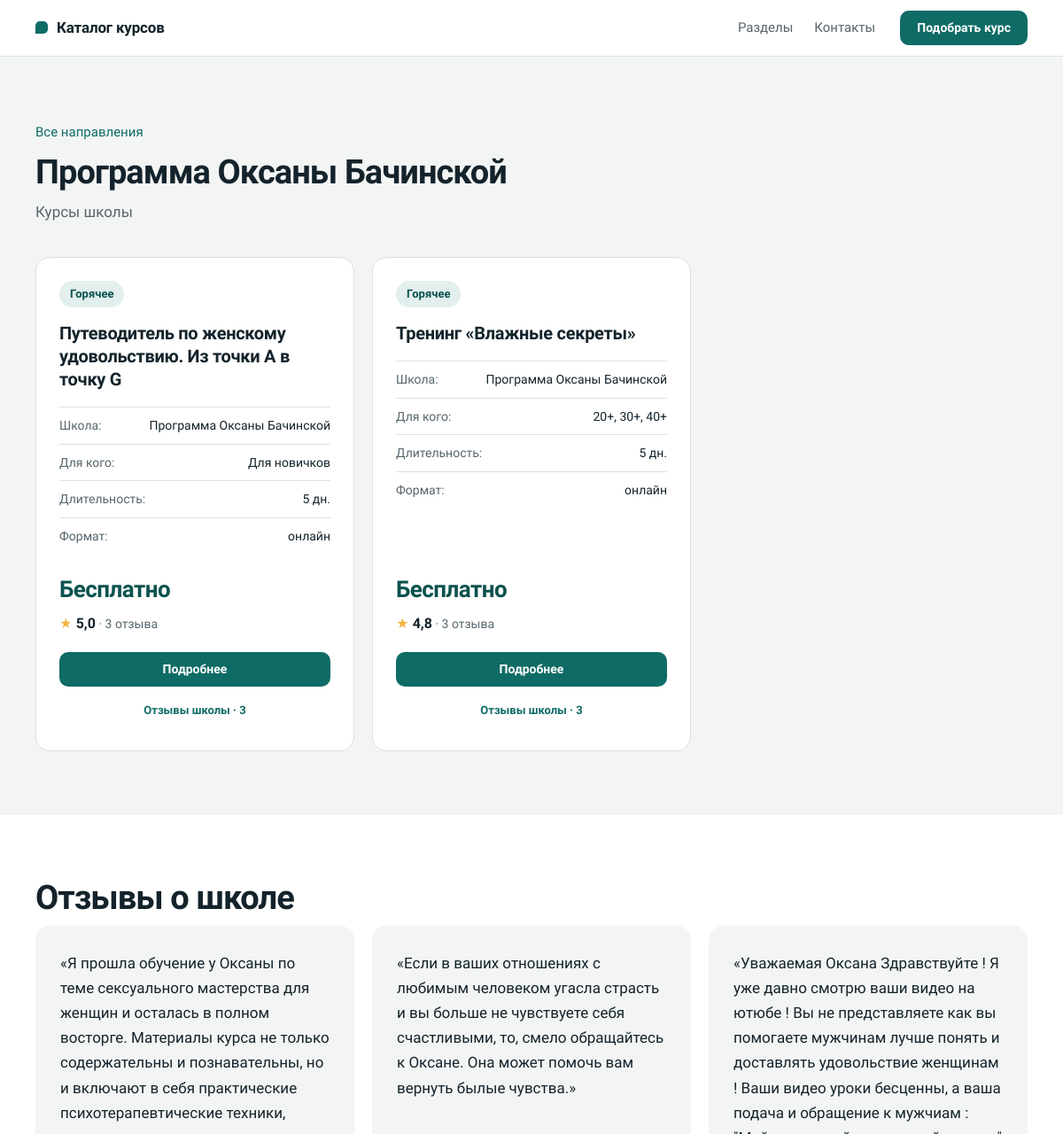
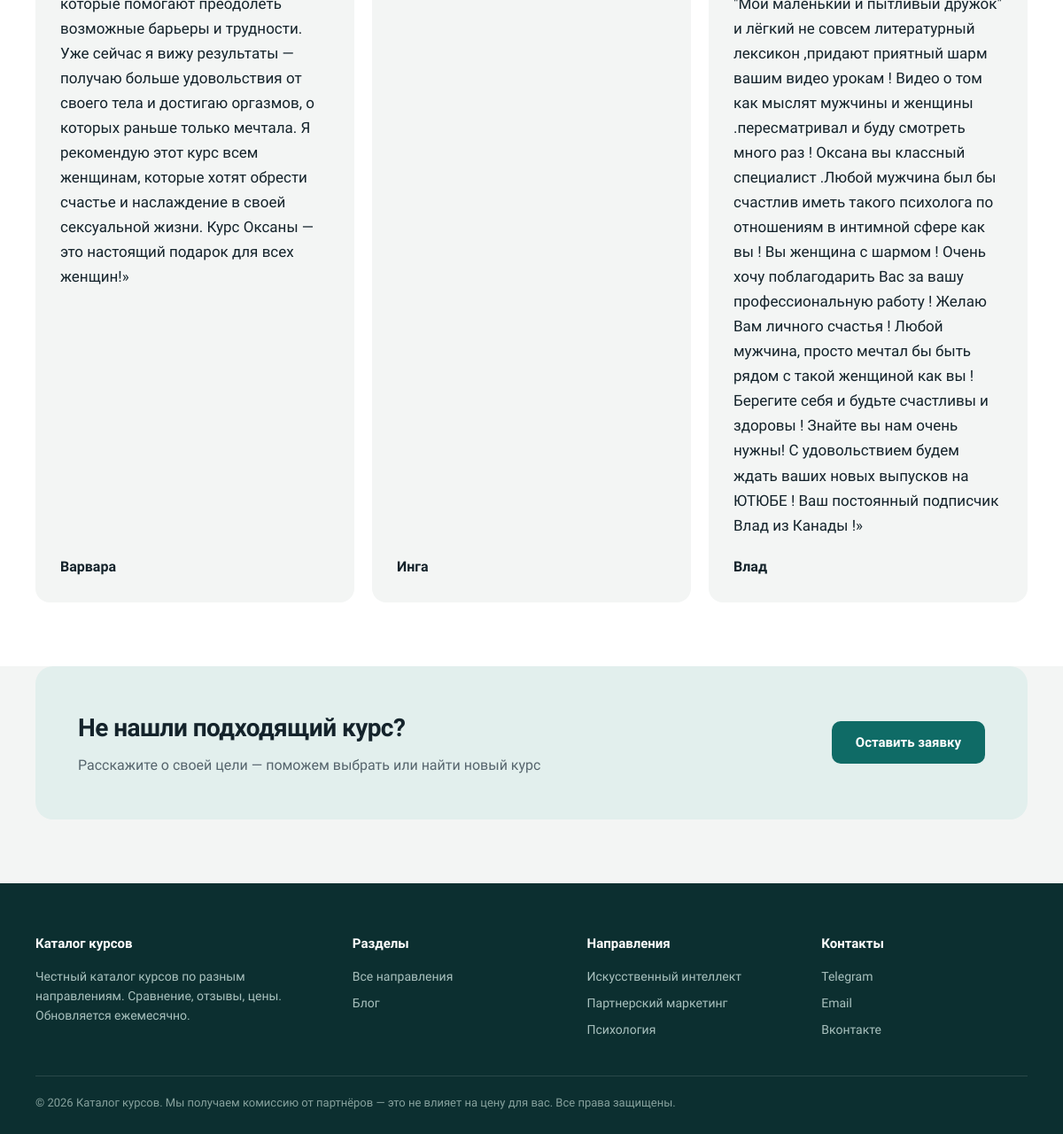
The app's page /shkoly/shkola-4/ with its own data (2 pictures, top to bottom).
### refy/models.py (models this page shows, shortened)
class School(models.Model):
    title = models.CharField('Название', max_length=120, unique=True)
    slug = models.SlugField('Адрес страницы', max_length=120, unique=True, null=True, blank=True)
    class Meta:
        ordering = ['title']
        verbose_name = 'Школа'
        verbose_name_plural = 'Школы'
    def __init__(self, *args, **kwargs):
        super().__init__(*args, **kwargs)
        self._old_title = self.title

class Course(models.Model):
    FORMATS = [('online', 'Онлайн'), ('webinar', 'Вебинар'), ('hybrid', 'Гибрид (онлайн + вебинар)')]
    tag = models.CharField('Тег', max_length=60, blank=True)
    title = models.CharField('Название', max_length=200)
    slug = models.SlugField('Адрес страницы', max_length=200, unique=True, null=True, blank=True)
    school = models.CharField('Школа', max_length=120)
    audience = models.CharField('Аудитория', max_length=120, blank=True)
    duration_months = models.PositiveSmallIntegerField('Продолжительность (месяцы)', null=True, blank=True)
    duration_days = models.PositiveSmallIntegerField('Продолжительность (дни)', null=True, blank=True)
    format = models.CharField('Формат', max_length=10, choices=FORMATS, default='online')
    format_note = models.CharField("Примечание к формату", max_length=80, blank=True)
    document = models.CharField('Выдаваемый Документ', max_length=60, blank=True)
    price = models.CharField('Цена', max_length=60, blank=True)
    installment = models.BooleanField('Рассрочка', default=False)
    rating = models.DecimalField('Рейтинг', max_digits=2, decimal_places=1, null=True, blank=True)
    details_url = models.URLField('Ссылка на детали', blank=True)
    position = models.PositiveIntegerField('Порядок', default=0)
    is_active = models.BooleanField('Активен', default=True)
    class Meta:
        ordering = ['position', 'title']
        verbose_name = 'Курс'
        verbose_name_plural = 'Курсы'
    @property
    def is_online(self):
        return self.format == 'online'
    @property
    def has_diploma(self):
        return 'диплом' in self.document.lower()
    @property
    def duration_display(self):
        if self.duration_months:
            return f'{self.duration_months} мес.'
        if self.duration_days:
            return f'{self.duration_days} дн.'
        return ''
    @property
    def is_short(self):
        if self.duration_months:
            return self.duration_months <= 6
        if self.duration_days:
            return self.duration_days <= 180
        return False

class SchoolReview(models.Model):
    school = models.ForeignKey(School, related_name='reviews',
                               on_delete=models.CASCADE, verbose_name='Школа')
    author = models.CharField('Автор', max_length=120)
    text = models.TextField('Текст отзыва')
    class Meta:
        verbose_name = 'Отзыв о школе'
        verbose_name_plural = 'Отзывы о школах'

class Section(models.Model):
    category = models.ForeignKey(Category, related_name='sections', null=True,
                                 on_delete=models.PROTECT,
                                 verbose_name='Главный раздел')
    title = models.CharField('Название', max_length=120)
    slug = models.SlugField(unique=True)
    summary = models.CharField('Краткое описание', max_length=200, blank=True)
    icon = models.FileField('Иконка', upload_to='refy/icons/', blank=True)
    seo_title = models.CharField(max_length=160, blank=True)
    seo_description = models.CharField(max_length=300, blank=True)
    seo_text = models.TextField('SEO-текст (HTML)', blank=True)
    position = models.PositiveIntegerField('Порядок', default=0)
    is_active = models.BooleanField('Показывать', default=True)
    class Meta:
        ordering = ['position', 'title']
        verbose_name = 'Раздел'
        verbose_name_plural = 'Разделы'
    def get_absolute_url(self):
        if self.category_id:
            return reverse('refy:section', args=[self.category.slug, self.slug])
        return reverse('refy:home')

### refy/views.py (the view)
# urls.py: path('shkoly/<slug:slug>/', views.school_detail, name='school'),
def school_detail(request, slug):
    obj = get_object_or_404(School, slug=slug)
    courses = with_review_flags(Course.objects.filter(is_active=True, school=obj.title))
    return render(request, 'refy/school.html', {
        'school': obj,
        'courses': courses,
        'reviews': obj.reviews.all(),
    })

### refy/context_processors.py (called while the page is built)
def nav_sections(request):
    return {'nav_sections': Section.objects.filter(is_active=True)[:8]}

### refy/templatetags/refy_extras.py (called while the page is built)
@register.filter
def ru_plural(n, forms):
    one, few, many = forms.split(',')
    n = abs(int(n))
    if 11 <= n % 100 <= 14:
        return many
    if n % 10 == 1:
        return one
    if 2 <= n % 10 <= 4:
        return few
    return many

### refy/views.py (called while the page is built)
def with_review_flags(qs):
    return qs.annotate(
        reviews_n=Count('reviews', distinct=True),
        school_reviews_n=Coalesce(Subquery(
            SchoolReview.objects.filter(school__title=OuterRef('school'))
            .order_by().values('school__title').annotate(n=Count('pk')).values('n')[:1]
        ), 0),
        school_slug=Subquery(
            School.objects.filter(title=OuterRef('school'), reviews__isnull=False).values('slug')[:1]
        ),
    )

### refy/templates/refy/school.html (shortened to what this page needs)
{% extends 'refy/base.html' %}
{% block content %}
<section>
  <div class="container">
    <a class="crumb" href="{% url 'refy:home' %}#sections">Все направления</a>
    <h1 class="section-title">{{ school.title }}</h1>
    <p class="section-sub">Курсы школы</p>
    <div class="cards-grid">
      {% for c in courses %}{% include 'refy/_course_card.html' %}{% empty %}<p>Курсы школы скоро появятся.</p>{% endfor %}
    </div>
  </div>
</section>
{% if reviews %}
<section id="reviews" class="alt">
  <div class="container">
    <h2 class="section-title">Отзывы о школе</h2>
    <div class="reviews-grid">
      {% for r in reviews %}
      <div class="review"><p class="review-text">«{{ r.text }}»</p><div class="review-author">{{ r.author }}</div></div>
      {% endfor %}
    </div>
  </div>
</section>
{% endif %}
{% include 'refy/_cta.html' %}
{% endblock %}

### refy/templates/refy/base.html (shortened to what this page needs)
{% load static %}<!DOCTYPE html>
<html lang="ru">
<head>
<link rel="stylesheet" href="{% static 'css/style.css' %}">
</head>
<body>
<header>
  <div class="container header-inner">
    <a href="{% url 'refy:home' %}" class="logo">Каталог курсов</a>
    <nav aria-label="Основное меню">
      <a href="{% url 'refy:home' %}#sections">Разделы</a>
      <a href="#contacts">Контакты</a>
    </nav>
    <a href="{% url 'refy:home' %}#sections" class="btn btn-primary btn-small hd-cta">Подобрать курс</a>
  </div>
</header>
{% block content %}{% endblock %}
<footer id="contacts">
  <div class="container">
    <div class="footer-grid">
      <div>
        <h4>Каталог курсов</h4>
        <p>Честный каталог курсов по разным направлениям. Сравнение, отзывы, цены. Обновляется ежемесячно.</p>
      </div>
      <div>
        <h4>Разделы</h4>
        <a href="{% url 'refy:home' %}#sections">Все направления</a>
        <a href="#">Блог</a>
      </div>
      <div>
        <h4>Направления</h4>
        {% for s in nav_sections %}<a href="{{ s.get_absolute_url }}">{{ s.title }}</a>{% endfor %}
      </div>
      <div>
        <h4>Контакты</h4>
        <a href="https://t.me/">Telegram</a>
        <a href="mailto:info@psihologiakursy.ru">Email</a>
        <a href="#">Вконтакте</a>
      </div>
    </div>
    <div class="footer-bottom">
      © {% now "Y" %} Каталог курсов. Мы получаем комиссию от партнёров — это не влияет на цену для вас. Все права защищены.
    </div>
  </div>
</footer>
</body>
</html>

### refy/templates/refy/_course_card.html (shortened to what this page needs)
{% load refy_extras %}<article class="card"{% if c.is_online %} data-online="1"{% endif %}{% if c.has_diploma %} data-diploma="1"{% endif %}{% if c.is_short %} data-short="1"{% endif %}>
  {% if c.tag %}<span class="card-tag">{{ c.tag }}</span>{% endif %}
  <h3>{{ c.title }}</h3>
  <div class="card-meta"><strong>Школа:</strong> {{ c.school }}</div>
  {% if c.audience %}<div class="card-meta"><strong>Для кого:</strong> {{ c.audience }}</div>{% endif %}
  <div class="card-meta"><strong>Длительность:</strong> {{ c.duration_display }}</div>
  <div class="card-meta"><strong>Формат:</strong> {{ c.get_format_display|lower }}{% if c.format_note %} + {{ c.format_note }}{% endif %}</div>
  <div class="card-price">{{ c.price|default:"Цена по запросу" }}{% if c.installment %} <small>или рассрочка</small>{% endif %}</div>
  {% if c.rating %}<div class="card-rating"><b>{{ c.rating }}</b>{% with total=c.reviews_n|add:c.school_reviews_n %}{% if total %} · {{ total }} {{ total|ru_plural:"отзыв,отзыва,отзывов" }}{% endif %}{% endwith %}</div>{% endif %}
  <div class="card-actions">
    {% if c.details_url %}<a href="{{ c.details_url }}" target="_blank" rel="nofollow sponsored noopener" class="btn btn-primary btn-small">Подробнее</a>{% endif %}
    {% if c.reviews_n or c.school_slug %}<div class="card-reviews">
      {% if c.school_slug %}<a href="{% url 'refy:school' c.school_slug %}#reviews" class="btn btn-outline btn-small">Отзывы школы · {{ c.school_reviews_n }}</a>{% endif %}
    </div>{% endif %}
  </div>
</article>

### static/css/style.css (style rules this page uses)
:root { --bg:#f3f5f4;--ink:#14232b;--muted:#56656d;--line:#dbe2e0;--teal:#0f6b66;--teal-d:#0b524e;--tint:#e2efed;--deep:#0c2f30;--amber:#f0b33f }
* { margin:0;padding:0;box-sizing:border-box }
html { scroll-behavior:smooth;scroll-padding-top:72px }
body { font-family:'Onest',system-ui,-apple-system,'Segoe UI',sans-serif;color:var(--ink);background:var(--bg);line-height:1.6;-webkit-font-smoothing:antialiased }
.container { max-width:1160px;margin:0 auto;padding:0 20px }
header { background:rgba(255,255,255,.94);backdrop-filter:blur(8px);border-bottom:1px solid var(--line);position:sticky;top:0;z-index:100 }
.header-inner { display:flex;align-items:center;gap:28px;padding-block:12px }
.logo { display:flex;align-items:center;gap:10px;font-weight:700;font-size:17px;color:var(--ink);text-decoration:none;letter-spacing:-.01em }
.logo::before { content:"";width:14px;height:14px;border-radius:5px 5px 5px 0;background:var(--teal) }
nav { display:flex;gap:24px;margin-left:auto;font-size:15px }
nav a { color:var(--muted);text-decoration:none;font-weight:500;padding:6px 0;transition:color .2s }
.btn { display:inline-flex;align-items:center;justify-content:center;gap:8px;padding:14px 26px;border:1.5px solid transparent;border-radius:10px;font-family:inherit;font-size:15px;font-weight:600;line-height:1.2;cursor:pointer;text-decoration:none;transition:background .2s,color .2s,border-color .2s }
.btn-primary { background:var(--teal);color:#fff }
.btn-outline { color:var(--teal);border-color:var(--line);background:#fff }
.btn-small { padding:10px 18px;font-size:14px }
section { padding:72px 0 }
.alt { background:#fff }
.section-title { font-size:clamp(26px,3.4vw,38px);font-weight:800;letter-spacing:-.025em;line-height:1.15;margin-bottom:10px }
.section-sub { color:var(--muted);margin-bottom:36px;font-size:17px }
.cards-grid { display:grid;grid-template-columns:repeat(auto-fill,minmax(330px,1fr));gap:20px }
.card { display:flex;flex-direction:column;background:#fff;border:1px solid var(--line);border-radius:16px;padding:26px;transition:border-color .2s }
.card-tag { align-self:flex-start;background:var(--tint);color:var(--teal-d);font-size:13px;font-weight:600;padding:5px 12px;border-radius:999px;margin-bottom:16px }
.card h3 { font-size:20px;font-weight:700;line-height:1.3;letter-spacing:-.015em;margin-bottom:18px }
.card-meta { display:flex;justify-content:space-between;gap:16px;font-size:14px;padding:9px 0;border-top:1px solid var(--line);text-align:right }
.card-meta strong { color:var(--muted);font-weight:500;text-align:left }
.card-price { font-size:26px;font-weight:800;letter-spacing:-.02em;margin:20px 0 4px;color:var(--teal-d) }
.card-rating { font-size:14px;color:var(--muted);margin-bottom:20px }
.card-rating b { color:var(--ink);font-size:16px }
.card-rating::before { content:"\2605";color:var(--amber);margin-right:4px }
.card-actions { display:grid;gap:8px;margin-top:auto }
.card .btn-outline { border-color:transparent;background:none }
.reviews-grid { display:grid;grid-template-columns:repeat(auto-fit,minmax(280px,1fr));gap:20px }
.review { background:var(--bg);border-radius:16px;padding:28px;display:flex;flex-direction:column }
.review-text { font-size:17px;line-height:1.65;margin-bottom:20px }
.review-author { font-weight:700;margin-top:auto }
footer { background:var(--deep);color:#a9c1be;padding:56px 0 24px;font-size:14px }
footer h4 { color:#fff;font-size:15px;font-weight:700;margin-bottom:14px }
footer a { display:block;color:#a9c1be;text-decoration:none;margin-bottom:8px }
.footer-grid { display:grid;grid-template-columns:1.4fr 1fr 1fr 1fr;gap:32px;margin-bottom:32px }
.footer-bottom { border-top:1px solid rgba(255,255,255,.12);padding-top:20px;font-size:13px;color:#86a19d }
.crumb { display:inline-block;margin-bottom:12px;color:var(--teal);text-decoration:none;font-weight:500;font-size:15px }
.card-reviews { display:flex;gap:8px }
.card-reviews .btn { flex:1 1 0;min-width:0;padding:10px 6px;font-size:13px;white-space:nowrap;overflow:hidden;text-overflow:ellipsis }
.card-price { margin-top:auto;padding-top:20px }
.card-rating { margin-bottom:0 }
.card-actions { margin-top:0;padding-top:20px }

### records on screen
School: title "Программа Оксаны Бачинской"
Course: tag "Горячее", title "Путеводитель по женскому удовольствию. Из точки А в точку G", school "Программа Оксаны Бачинской", audience "Для новичков", duration_display "5 дн.", format "онлайн", price "Бесплатно", rating "5,0", c "3", value "отзыва", school_reviews_n "3"
Course: tag "Горячее", title "Тренинг «Влажные секреты»", school "Программа Оксаны Бачинской", audience "20+, 30+, 40+", duration_display "5 дн.", format "онлайн", price "Бесплатно", rating "4,8", c "3", value "отзыва", school_reviews_n "3"
SchoolReview: text "Я прошла обучение у Оксаны по теме сексуального мастерства для женщин и осталась в полном восторге. Материалы курса не только содержательны и познавательны, но и включают в себя практические психотерапевтические техники, которые помогают преодолеть возможные барьеры и трудности. Уже сейчас я вижу результаты — получаю больше удовольствия от своего тела и достигаю оргазмов, о которых раньше только мечтала. Я рекомендую этот курс всем женщинам, которые хотят обрести счастье и наслаждение в своей сексуальной жизни. Курс Оксаны — это настоящий подарок для всех женщин!", author "Варвара"
SchoolReview: text "Если в ваших отношениях с любимым человеком угасла страсть и вы больше не чувствуете себя счастливыми, то, смело обращайтесь к Оксане. Она может помочь вам вернуть былые чувства.", author "Инга"
SchoolReview: text "Уважаемая Оксана Здравствуйте ! Я уже давно смотрю ваши видео на ютюбе ! Вы не представляете как вы помогаете мужчинам лучше понять и доставлять удовольствие женщинам ! Ваши видео уроки бесценны, а ваша подача и обращение к мужчиам : \"Мой маленький и пытливый дружок\" и лёгкий не совсем литературный лексикон ,придают приятный шарм вашим видео урокам ! Видео о том как мыслят мужчины и женщины .пересматривал и буду смотреть много раз ! Оксана вы классный специалист .Любой мужчина был бы счастлив иметь такого психолога по отношениям в интимной сфере как вы ! Вы женщина с шармом ! Очень хочу поблагодарить Вас за вашу профессиональную работу ! Желаю Вам личного счастья ! Любой мужчина, просто…", author "Влад"
Section: title "Искусственный интеллект"
Section: title "Партнерский маркетинг"
Section: title "Психология"
